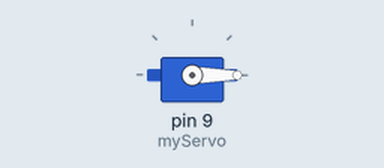
A sketch run on a simulated Arduino Uno, built with avr-gcc and run on an emulated ATmega328P. Shown: servo.

Above: at 0.05 s.
At 0.75 s:
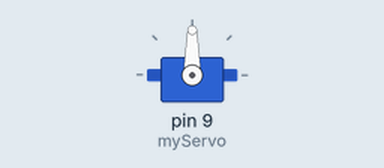
At 1.5 s:
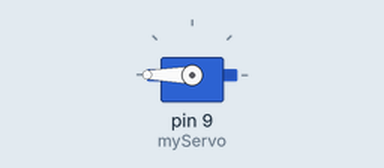
Timing chart, 0 to 3.5 s (numbered marks = the images above):
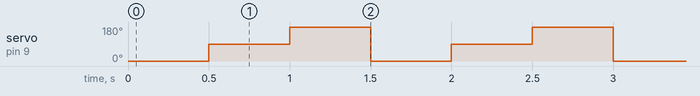

The sketch:

main.ino
```cpp
#include <Servo.h>

Servo myServo;

void setup() {
  // put your setup code here, to run once:
  myServo.attach(9);
}

void loop() {
  // put your main code here, to run repeatedly:
  myServo.write(0);
  delay(500);
  myServo.write(90);
  delay(500);
  myServo.write(190);
  delay(500);
}
```

Measured:
- by itself, servo on pin 9 (myServo): repeats every 1.5 s: 180° 0.50 s, 0° 0.50 s, 90° 0.50 s
